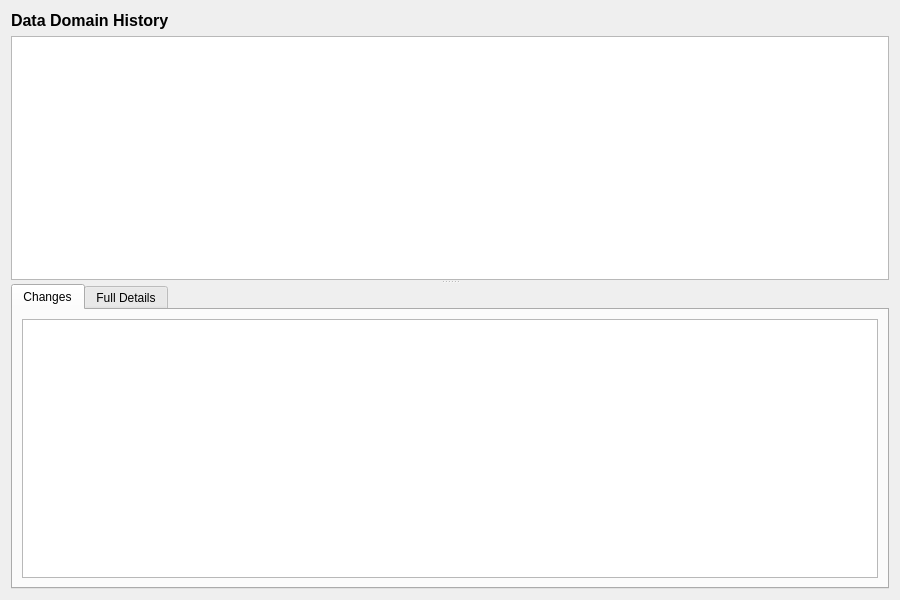
<?xml version="1.0" encoding="UTF-8"?>
<ui version="4.0">
 <class>DataDomainHistoryDialog</class>
 <widget class="QWidget" name="DataDomainHistoryDialog">
  <property name="geometry">
   <rect>
    <x>0</x>
    <y>0</y>
    <width>900</width>
    <height>600</height>
   </rect>
  </property>
  <property name="windowTitle">
   <string>Data Domain History</string>
  </property>
  <layout class="QVBoxLayout" name="verticalLayout">
   <item>
    <widget class="QLabel" name="titleLabel">
     <property name="font">
      <font>
       <pointsize>12</pointsize>
       <bold>true</bold>
      </font>
     </property>
     <property name="text">
      <string>Data Domain History</string>
     </property>
    </widget>
   </item>
   <item>
    <widget class="QSplitter" name="splitter">
     <property name="orientation">
      <enum>Qt::Vertical</enum>
     </property>
     <widget class="QTableWidget" name="versionListWidget">
      <property name="minimumHeight">
       <number>150</number>
      </property>
      <property name="maximumHeight">
       <number>250</number>
      </property>
      <property name="alternatingRowColors">
       <bool>true</bool>
      </property>
      <property name="editTriggers">
       <set>QAbstractItemView::NoEditTriggers</set>
      </property>
      <property name="selectionMode">
       <enum>QAbstractItemView::SingleSelection</enum>
      </property>
      <property name="selectionBehavior">
       <enum>QAbstractItemView::SelectRows</enum>
      </property>
     </widget>
     <widget class="QWidget" name="detailWidget">
      <layout class="QVBoxLayout" name="detailLayout">
       <property name="leftMargin">
        <number>0</number>
       </property>
       <property name="topMargin">
        <number>0</number>
       </property>
       <property name="rightMargin">
        <number>0</number>
       </property>
       <property name="bottomMargin">
        <number>0</number>
       </property>
       <item>
        <widget class="QTabWidget" name="tabWidget">
         <property name="currentIndex">
          <number>0</number>
         </property>
         <widget class="QWidget" name="changesTab">
          <attribute name="title">
           <string>Changes</string>
          </attribute>
          <layout class="QVBoxLayout" name="changesTabLayout">
           <item>
            <widget class="QTableWidget" name="changesTableWidget">
             <property name="editTriggers">
              <set>QAbstractItemView::NoEditTriggers</set>
             </property>
             <property name="alternatingRowColors">
              <bool>true</bool>
             </property>
             <property name="selectionMode">
              <enum>QAbstractItemView::SingleSelection</enum>
             </property>
             <property name="selectionBehavior">
              <enum>QAbstractItemView::SelectRows</enum>
             </property>
            </widget>
           </item>
          </layout>
         </widget>
         <widget class="QWidget" name="fullDetailsTab">
          <attribute name="title">
           <string>Full Details</string>
          </attribute>
          <layout class="QVBoxLayout" name="fullDetailsTabLayout">
           <item>
            <widget class="QScrollArea" name="scrollArea">
             <property name="widgetResizable">
              <bool>true</bool>
             </property>
             <widget class="QWidget" name="scrollAreaWidgetContents">
              <layout class="QFormLayout" name="formLayout">
               <item row="0" column="0">
                <widget class="QLabel" name="nameLabel">
                 <property name="text">
                  <string>Name:</string>
                 </property>
                </widget>
               </item>
               <item row="0" column="1">
                <widget class="QLabel" name="nameValue"/>
               </item>
               <item row="1" column="0">
                <widget class="QLabel" name="descriptionLabel">
                 <property name="text">
                  <string>Description:</string>
                 </property>
                </widget>
               </item>
               <item row="1" column="1">
                <widget class="QLabel" name="descriptionValue">
                 <property name="wordWrap">
                  <bool>true</bool>
                 </property>
                </widget>
               </item>
               <item row="2" column="0">
                <widget class="QLabel" name="versionNumberLabel">
                 <property name="text">
                  <string>Version:</string>
                 </property>
                </widget>
               </item>
               <item row="2" column="1">
                <widget class="QLabel" name="versionNumberValue"/>
               </item>
               <item row="3" column="0">
                <widget class="QLabel" name="recordedByLabel">
                 <property name="text">
                  <string>Recorded By:</string>
                 </property>
                </widget>
               </item>
               <item row="3" column="1">
                <widget class="QLabel" name="recordedByValue"/>
               </item>
               <item row="4" column="0">
                <widget class="QLabel" name="recordedAtLabel">
                 <property name="text">
                  <string>Recorded At:</string>
                 </property>
                </widget>
               </item>
               <item row="4" column="1">
                <widget class="QLabel" name="recordedAtValue"/>
               </item>
               <item row="5" column="0">
                <widget class="QLabel" name="changeCommentaryLabel">
                 <property name="text">
                  <string>Change Commentary:</string>
                 </property>
                </widget>
               </item>
               <item row="5" column="1">
                <widget class="QLabel" name="changeCommentaryValue">
                 <property name="wordWrap">
                  <bool>true</bool>
                 </property>
                </widget>
               </item>
              </layout>
             </widget>
            </widget>
           </item>
          </layout>
         </widget>
        </widget>
       </item>
      </layout>
     </widget>
    </widget>
   </item>
  </layout>
 </widget>
 <resources/>
 <connections/>
</ui>
